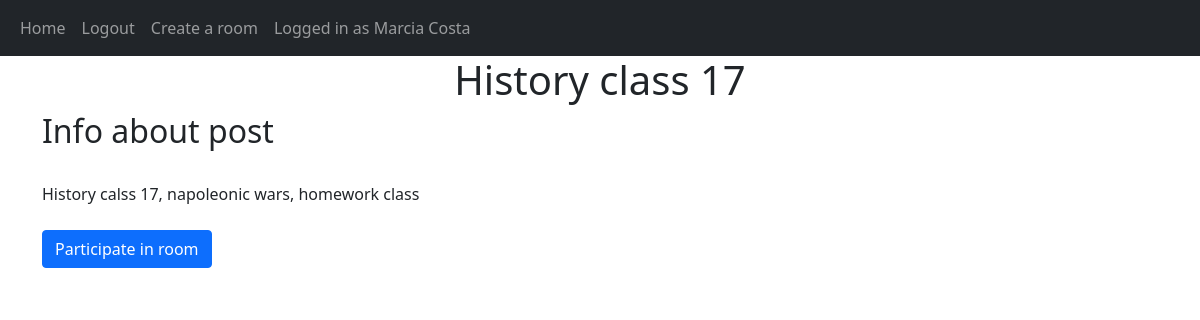
/content/1 (signed in), run on an earlier commit of the app's database.
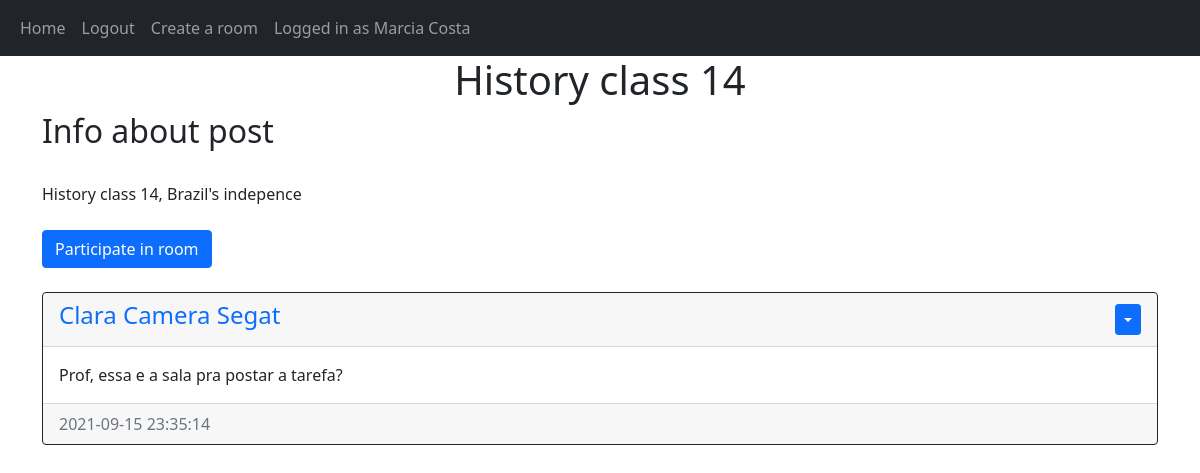
And on a later commit of the database.
### website/models.py (models this page shows)
class User(db.Model, UserMixin):
    id = db.Column(db.Integer, primary_key=True)
    username =  db.Column(db.String(150), unique=True)
    email = db.Column(db.String(150), unique=True)
    password =  db.Column(db.String(150))
    date_created =  db.Column(db.DateTime(timezone=True), default=func.now())
    posts = db.relationship('Post', backref='user', passive_deletes=True)
    IMGposts = db.relationship('ImagePost', backref='user', passive_deletes=True)
    rooms =  db.relationship('Room', backref='user', passive_deletes=True)

class Room(db.Model):
    id = db.Column(db.Integer, primary_key=True)
    title = db.Column(db.Text, nullable=False)
    info = db.Column(db.Text, nullable=False)
    date_created = db.Column(db.DateTime(timezone=True), default=func.now())
    author = db.Column(db.Integer, db.ForeignKey('user.id', ondelete='CASCADE'), nullable=False)
    posts = db.relationship('Post', backref='room', passive_deletes=True)
    IMGposts = db.relationship('ImagePost', backref='room', passive_deletes=True)
    participants = db.relationship('User', backref='room', passive_deletes=True)

class Post(db.Model):
    id = db.Column(db.Integer, primary_key=True)
    title = db.Column(db.Text, nullable=False)
    text = db.Column(db.Text, nullable=False)
    date_created = db.Column(db.DateTime(timezone=True), default=func.now())
    author = db.Column(db.Integer, db.ForeignKey('user.id', ondelete='CASCADE'), nullable=False)
    parent = db.Column(db.Integer, db.ForeignKey('room.id', ondelete='CASCADE'), nullable=False)

### website/views.py (the view)
@views.route('/content/<room>')
@login_required
def room_content(room):
    room = int(room)
    current_room = Room.query.filter_by(id=room).first()
    if not current_room:
         flash('This room does no exist', category='error')
    else:
        images = ImagePost.query.filter_by(parent=current_room.id).all()
        posts = Post.query.filter_by(parent=current_room.id).all()
    return render_template("room-content.html", user=current_user, posts=posts, images=images, username=current_room.title, info =current_room.info, current_room=current_room.id)

### website/__init__.py (called while the page is built)
def create_app():
    app = Flask(__name__)
    app.config['SECRET_KEY'] = "hello"
    app.config['SQLALCHEMY_DATABASE_URI'] = f'sqlite:///{DB_NAME}'
    db.init_app(app)
    from .views import views
    from .auth import auth
    app.register_blueprint(views, url_prefix='/')
    app.register_blueprint(auth, url_prefix='/')
    from .models import User, Post
    create_database(app)
    login_manager = LoginManager()
    login_manager.login_view = 'auth.login'
    login_manager.init_app(app)
    @login_manager.user_loader
    def load_user(id):
        return User.query.get(int(id))
    return app

### website/templates/room-content.html (shortened to what this page needs)
{% extends 'posts-div.html' %}
{% block header %} {{username}} {% endblock %}
{% block info %}<h2>Info about post</h2><br>{{info}} {% endblock %}

### website/templates/posts-div.html (shortened to what this page needs)
{% extends 'base.html' %}
{% block content %}
    <h1 align='center'>{% block header %}{% endblock %}</h1>
{% block info %}{% endblock %}
<div>
<br>
    {% block participate %}
    <a href="/create-post/{{current_room}}" class="btn btn-primary btn-"  role="button" aria-disabled="true">Participate in room</a>
    {% endblock %}
</div>
<div id='posts'>
    {% for post in posts %}
    <br>
    <div class="card border-dark">
        <div class='card-header d-flex justify-content-between align-items-center'>
            <h4><a href="/posts/{{post.user.username}}" style="text-decoration: none;">{{post.user.username}}</a></h4>
            <div class="btn-group">
                <button type='button' class='btn btn-sm btn-primary dropdown-toggle' data-bs-toggle='dropdown'></button>
            </div>
        </div>
        <div class='card-body'>
            <div class='card-text'>{{post.text}}</div>
        </div>
        <div class="card-footer text-muted">{{post.date_created}}</div>
    </div>
    <br>
    {% endfor %}
</div>
{% endblock %}

### website/templates/base.html (shortened to what this page needs)
<!DOCTYPE html>
<html lang="en">
<head>
    <link href="https://cdn.jsdelivr.net/npm/bootstrap@5.1.1/dist/css/bootstrap.min.css"
    rel="stylesheet"
    >
</head>
<body>
    <nav class="navbar navbar-expand-lg navbar-dark bg-dark">
        <div class="container-fluid">
            <div class="collapse navbar-collapse" id="navbar">
                <div class="navbar-nav">
                <a class="nav-item nav-link" href="/home">Home</a>
                {% if user.is_authenticated %}
                    <a class="nav-item nav-link" href="/logout">Logout</a>
                    <a class="nav-item nav-link" href="/create-room">Create a room</a>
                    <a class="nav-item nav-link" href="/posts/{{user.username}}">Logged in as {{user.username}}</a>
                    {% else %}
                    <a class="nav-item nav-link" href="/login">Login</a>
                    <a class="nav-item nav-link" href="/signup">Sign Up</a>
                    {% endif %}
                </div>
            </div>
        </div>
    </nav>
    <div class="container">{% block content %}{% endblock %}</div>
</body>
</html>

What changed in the data, as far as the page shows it:
changed Room: title "History class 17" → "History class 14"; info "History calss 17, napoleonic wars, homework class" → "History class 14, Brazil's indepence"
added Post: user.username "Clara Camera Segat", text "Prof, essa e a sala pra postar a tarefa?", date_created "2021-09-15 23:35:14"
